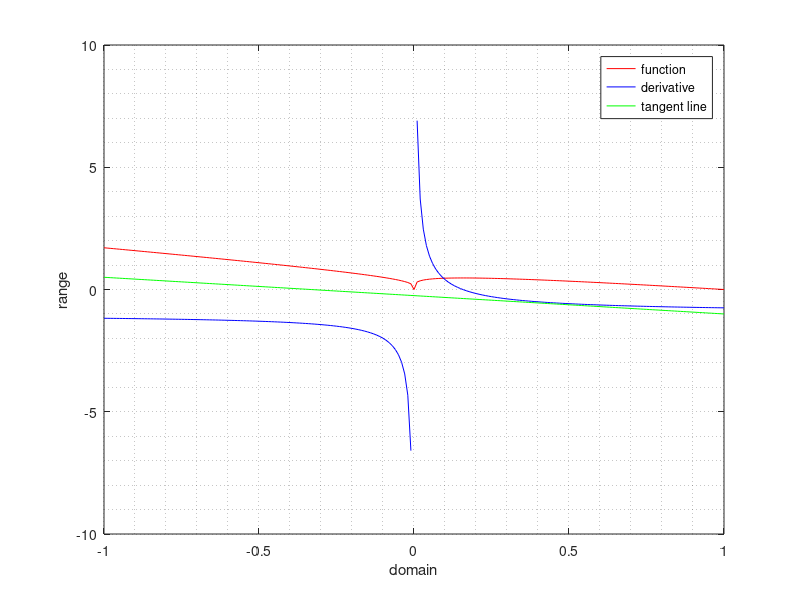

The MATLAB source for this figure:
x = [-1:.01:1];
y = x.^(1/4) - x; % (1,0)
y2 = (x.^(-3/4)) ./ 4 - 1;
y3 = -3 .* x ./ 4 - 0.25;

aux = figure();
plot(x, y, "r", x, y2, "b", x, y3, "g");
grid minor;
legend("function", "derivative", "tangent line");
xlabel("domain");
ylabel("range");

saveas(aux, "figure", "pdf");
